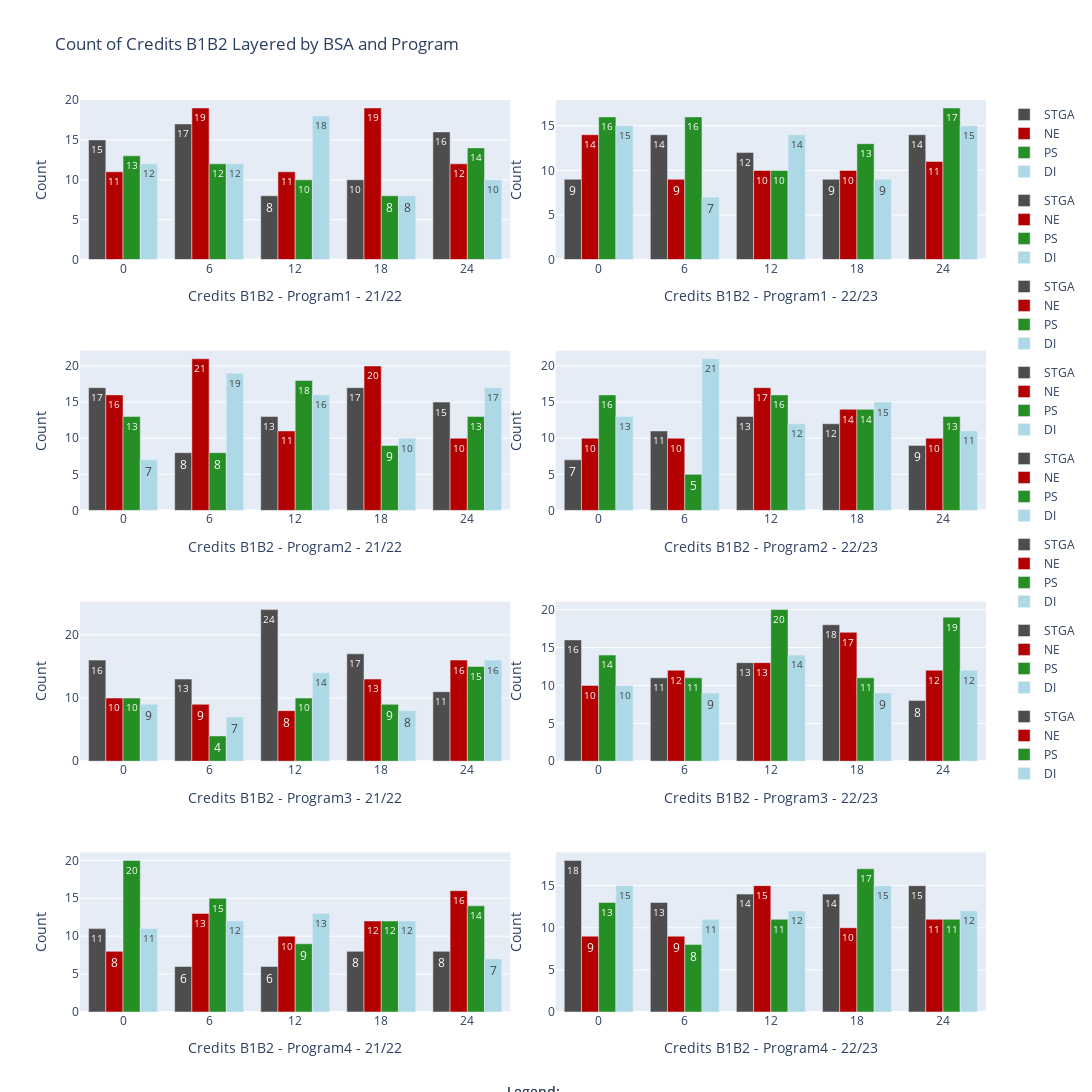

Notebook code for this chart:
### Code cell
# Group by 'Year', 'Program', 'BSA', and 'Crd-B1B2', and count the number of occurrences
df_agg = df.groupby(['Year', 'Program', 'BSA', 'Crd-B1B2']).size().reset_index(name='Count')

# Define custom order and colors for BSA categories
bsa_order = ['STGA', 'NE', 'PS', 'DI']
bsa_colors = {
    'STGA': '#4d4d4d',
    'NE': '#b30000',
    'PS': '#258e25',
    'DI': 'lightblue'
}


# Create a figure with subplots arranged in a 4x2 grid
fig = make_subplots(rows=4, cols=2, subplot_titles=[f'{program} - {year}' for program in programs for year in years], horizontal_spacing=0.05, vertical_spacing=0.1)

# Loop through each subplot
for i, program in enumerate(programs):
    for j, year in enumerate(years):
        # Filter data for the current year and program
        df_subset = df_agg[(df_agg['Year'] == year) & (df_agg['Program'] == program)]
        
        # Change the order of df_subset based on bsa_order
        df_subset['BSA'] = pd.Categorical(df_subset['BSA'], categories=bsa_order, ordered=True)
        df_subset = df_subset.sort_values(by='BSA')
        
        # Create bar plot
        for bsa in bsa_order:
            df_bsa = df_subset[df_subset['BSA'] == bsa]
            bar = go.Bar(
                x=df_bsa['Crd-B1B2'].astype(str),  # Treat Crd-B1B2 values as strings
                y=df_bsa['Count'],
                marker=dict(color=bsa_colors[bsa]),
                name=bsa,
                legendgroup=f'{program}-{year}',  # Specify the legend group
                text=df_bsa['Count'],  # Text for each bar
                textposition='auto'  # Position of the text
            )
            
            # Add bar plot to the corresponding subplot
            fig.add_trace(bar, row=i+1, col=j+1)

        # Update x-axis and y-axis labels
        fig.update_xaxes(title_text=f'Credits B1B2 - {program} - {year}', type='category', row=i+1, col=j+1)
        fig.update_yaxes(title_text='Count', row=i+1, col=j+1)


# Manually create legend annotations
legend_annotations = [
    dict(
        x=0.5,
        y=-0.1,
        xref='paper',
        yref='paper',
        text='Legend:',
        showarrow=False,
        font=dict(size=14)
    )
]

# Add legend annotations for each BSA category
for i, bsa in enumerate(bsa_order):
    legend_annotations.append(
        dict(
            x=0.5 + 0.15 * i,
            y=-0.1,
            xref='paper',
            yref='paper',
            text=f'{bsa}',
            showarrow=False,
            font=dict(size=14),
            bgcolor=bsa_colors[bsa],
            bordercolor='black',
            borderwidth=1,
            borderpad=4,
            yshift=-30
        )
    )

# Update layout
fig.update_layout(title='Count of Credits B1B2 Layered by BSA and Program', height=800, width=1200)
fig.update_layout(height=1200, width=1600, bargap=0.2)
fig.update_xaxes(categoryorder='array', categoryarray=[str(x) for x in credits_b1b2_values])
fig.update_yaxes(title_text='Count')
fig.update_layout(legend=dict(title=''), annotations=legend_annotations)  # Remove legend title
fig.show()

### Figure 1 — Plotly figure (JSON) as saved in the notebook; plotly's stock layout.template omitted (floating-point values rounded to 4 significant figures)
{"data": [{"legendgroup": "Program1-21/22", "marker": {"color": "#4d4d4d"}, "name": "STGA", "text": [16, 8, 17, 15, 10], "textposition": "auto", "type": "bar", "x": ["24", "12", "6", "0", "18"], "xaxis": "x", "y": [16, 8, 17, 15, 10], "yaxis": "y"}, {"legendgroup": "Program1-21/22", "marker": {"color": "#b30000"}, "name": "NE", "text": [19, 11, 12, 11, 19], "textposition": "auto", "type": "bar", "x": ["18", "12", "24", "0", "6"], "xaxis": "x", "y": [19, 11, 12, 11, 19], "yaxis": "y"}, {"legendgroup": "Program1-21/22", "marker": {"color": "#258e25"}, "name": "PS", "text": [13, 12, 10, 8, 14], "textposition": "auto", "type": "bar", "x": ["0", "6", "12", "18", "24"], "xaxis": "x", "y": [13, 12, 10, 8, 14], "yaxis": "y"}, {"legendgroup": "Program1-21/22", "marker": {"color": "lightblue"}, "name": "DI", "text": [10, 8, 18, 12, 12], "textposition": "auto", "type": "bar", "x": ["24", "18", "12", "6", "0"], "xaxis": "x", "y": [10, 8, 18, 12, 12], "yaxis": "y"}, {"legendgroup": "Program1-22/23", "marker": {"color": "#4d4d4d"}, "name": "STGA", "text": [14, 12, 14, 9, 9], "textposition": "auto", "type": "bar", "x": ["24", "12", "6", "0", "18"], "xaxis": "x2", "y": [14, 12, 14, 9, 9], "yaxis": "y2"}, {"legendgroup": "Program1-22/23", "marker": {"color": "#b30000"}, "name": "NE", "text": [10, 10, 11, 14, 9], "textposition": "auto", "type": "bar", "x": ["18", "12", "24", "0", "6"], "xaxis": "x2", "y": [10, 10, 11, 14, 9], "yaxis": "y2"}, {"legendgroup": "Program1-22/23", "marker": {"color": "#258e25"}, "name": "PS", "text": [16, 16, 10, 13, 17], "textposition": "auto", "type": "bar", "x": ["0", "6", "12", "18", "24"], "xaxis": "x2", "y": [16, 16, 10, 13, 17], "yaxis": "y2"}, {"legendgroup": "Program1-22/23", "marker": {"color": "lightblue"}, "name": "DI", "text": [15, 9, 14, 7, 15], "textposition": "auto", "type": "bar", "x": ["24", "18", "12", "6", "0"], "xaxis": "x2", "y": [15, 9, 14, 7, 15], "yaxis": "y2"}, {"legendgroup": "Program2-21/22", "marker": {"color": "#4d4d4d"}, "name": "STGA", "text": [15, 13, 8, 17, 17], "textposition": "auto", "type": "bar", "x": ["24", "12", "6", "0", "18"], "xaxis": "x3", "y": [15, 13, 8, 17, 17], "yaxis": "y3"}, {"legendgroup": "Program2-21/22", "marker": {"color": "#b30000"}, "name": "NE", "text": [20, 11, 10, 16, 21], "textposition": "auto", "type": "bar", "x": ["18", "12", "24", "0", "6"], "xaxis": "x3", "y": [20, 11, 10, 16, 21], "yaxis": "y3"}, {"legendgroup": "Program2-21/22", "marker": {"color": "#258e25"}, "name": "PS", "text": [13, 8, 18, 9, 13], "textposition": "auto", "type": "bar", "x": ["0", "6", "12", "18", "24"], "xaxis": "x3", "y": [13, 8, 18, 9, 13], "yaxis": "y3"}, {"legendgroup": "Program2-21/22", "marker": {"color": "lightblue"}, "name": "DI", "text": [17, 10, 16, 19, 7], "textposition": "auto", "type": "bar", "x": ["24", "18", "12", "6", "0"], "xaxis": "x3", "y": [17, 10, 16, 19, 7], "yaxis": "y3"}, {"legendgroup": "Program2-22/23", "marker": {"color": "#4d4d4d"}, "name": "STGA", "text": [9, 13, 11, 7, 12], "textposition": "auto", "type": "bar", "x": ["24", "12", "6", "0", "18"], "xaxis": "x4", "y": [9, 13, 11, 7, 12], "yaxis": "y4"}, {"legendgroup": "Program2-22/23", "marker": {"color": "#b30000"}, "name": "NE", "text": [14, 17, 10, 10, 10], "textposition": "auto", "type": "bar", "x": ["18", "12", "24", "0", "6"], "xaxis": "x4", "y": [14, 17, 10, 10, 10], "yaxis": "y4"}, {"legendgroup": "Program2-22/23", "marker": {"color": "#258e25"}, "name": "PS", "text": [16, 5, 16, 14, 13], "textposition": "auto", "type": "bar", "x": ["0", "6", "12", "18", "24"], "xaxis": "x4", "y": [16, 5, 16, 14, 13], "yaxis": "y4"}, {"legendgroup": "Program2-22/23", "marker": {"color": "lightblue"}, "name": "DI", "text": [11, 15, 12, 21, 13], "textposition": "auto", "type": "bar", "x": ["24", "18", "12", "6", "0"], "xaxis": "x4", "y": [11, 15, 12, 21, 13], "yaxis": "y4"}, {"legendgroup": "Program3-21/22", "marker": {"color": "#4d4d4d"}, "name": "STGA", "text": [11, 24, 13, 16, 17], "textposition": "auto", "type": "bar", "x": ["24", "12", "6", "0", "18"], "xaxis": "x5", "y": [11, 24, 13, 16, 17], "yaxis": "y5"}, {"legendgroup": "Program3-21/22", "marker": {"color": "#b30000"}, "name": "NE", "text": [13, 8, 16, 10, 9], "textposition": "auto", "type": "bar", "x": ["18", "12", "24", "0", "6"], "xaxis": "x5", "y": [13, 8, 16, 10, 9], "yaxis": "y5"}, {"legendgroup": "Program3-21/22", "marker": {"color": "#258e25"}, "name": "PS", "text": [10, 4, 10, 9, 15], "textposition": "auto", "type": "bar", "x": ["0", "6", "12", "18", "24"], "xaxis": "x5", "y": [10, 4, 10, 9, 15], "yaxis": "y5"}, {"legendgroup": "Program3-21/22", "marker": {"color": "lightblue"}, "name": "DI", "text": [16, 8, 14, 7, 9], "textposition": "auto", "type": "bar", "x": ["24", "18", "12", "6", "0"], "xaxis": "x5", "y": [16, 8, 14, 7, 9], "yaxis": "y5"}, {"legendgroup": "Program3-22/23", "marker": {"color": "#4d4d4d"}, "name": "STGA", "text": [8, 13, 11, 16, 18], "textposition": "auto", "type": "bar", "x": ["24", "12", "6", "0", "18"], "xaxis": "x6", "y": [8, 13, 11, 16, 18], "yaxis": "y6"}, {"legendgroup": "Program3-22/23", "marker": {"color": "#b30000"}, "name": "NE", "text": [17, 13, 12, 10, 12], "textposition": "auto", "type": "bar", "x": ["18", "12", "24", "0", "6"], "xaxis": "x6", "y": [17, 13, 12, 10, 12], "yaxis": "y6"}, {"legendgroup": "Program3-22/23", "marker": {"color": "#258e25"}, "name": "PS", "text": [14, 11, 20, 11, 19], "textposition": "auto", "type": "bar", "x": ["0", "6", "12", "18", "24"], "xaxis": "x6", "y": [14, 11, 20, 11, 19], "yaxis": "y6"}, {"legendgroup": "Program3-22/23", "marker": {"color": "lightblue"}, "name": "DI", "text": [12, 9, 14, 9, 10], "textposition": "auto", "type": "bar", "x": ["24", "18", "12", "6", "0"], "xaxis": "x6", "y": [12, 9, 14, 9, 10], "yaxis": "y6"}, {"legendgroup": "Program4-21/22", "marker": {"color": "#4d4d4d"}, "name": "STGA", "text": [8, 6, 6, 11, 8], "textposition": "auto", "type": "bar", "x": ["24", "12", "6", "0", "18"], "xaxis": "x7", "y": [8, 6, 6, 11, 8], "yaxis": "y7"}, {"legendgroup": "Program4-21/22", "marker": {"color": "#b30000"}, "name": "NE", "text": [12, 10, 16, 8, 13], "textposition": "auto", "type": "bar", "x": ["18", "12", "24", "0", "6"], "xaxis": "x7", "y": [12, 10, 16, 8, 13], "yaxis": "y7"}, {"legendgroup": "Program4-21/22", "marker": {"color": "#258e25"}, "name": "PS", "text": [20, 15, 9, 12, 14], "textposition": "auto", "type": "bar", "x": ["0", "6", "12", "18", "24"], "xaxis": "x7", "y": [20, 15, 9, 12, 14], "yaxis": "y7"}, {"legendgroup": "Program4-21/22", "marker": {"color": "lightblue"}, "name": "DI", "text": [7, 12, 13, 12, 11], "textposition": "auto", "type": "bar", "x": ["24", "18", "12", "6", "0"], "xaxis": "x7", "y": [7, 12, 13, 12, 11], "yaxis": "y7"}, {"legendgroup": "Program4-22/23", "marker": {"color": "#4d4d4d"}, "name": "STGA", "text": [15, 14, 13, 18, 14], "textposition": "auto", "type": "bar", "x": ["24", "12", "6", "0", "18"], "xaxis": "x8", "y": [15, 14, 13, 18, 14], "yaxis": "y8"}, {"legendgroup": "Program4-22/23", "marker": {"color": "#b30000"}, "name": "NE", "text": [10, 15, 11, 9, 9], "textposition": "auto", "type": "bar", "x": ["18", "12", "24", "0", "6"], "xaxis": "x8", "y": [10, 15, 11, 9, 9], "yaxis": "y8"}, {"legendgroup": "Program4-22/23", "marker": {"color": "#258e25"}, "name": "PS", "text": [13, 8, 11, 17, 11], "textposition": "auto", "type": "bar", "x": ["0", "6", "12", "18", "24"], "xaxis": "x8", "y": [13, 8, 11, 17, 11], "yaxis": "y8"}, {"legendgroup": "Program4-22/23", "marker": {"color": "lightblue"}, "name": "DI", "text": [12, 15, 12, 11, 15], "textposition": "auto", "type": "bar", "x": ["24", "18", "12", "6", "0"], "xaxis": "x8", "y": [12, 15, 12, 11, 15], "yaxis": "y8"}], "layout": {"annotations": [{"font": {"size": 14}, "showarrow": false, "text": "Legend:", "x": 0.5, "xanchor": "center", "xref": "paper", "y": -0.1, "yanchor": "bottom", "yref": "paper"}, {"bgcolor": "#4d4d4d", "bordercolor": "black", "borderpad": 4, "borderwidth": 1, "font": {"size": 14}, "showarrow": false, "text": "STGA", "x": 0.5, "xanchor": "center", "xref": "paper", "y": -0.1, "yanchor": "bottom", "yref": "paper", "yshift": -30}, {"bgcolor": "#b30000", "bordercolor": "black", "borderpad": 4, "borderwidth": 1, "font": {"size": 14}, "showarrow": false, "text": "NE", "x": 0.65, "xanchor": "center", "xref": "paper", "y": -0.1, "yanchor": "bottom", "yref": "paper", "yshift": -30}, {"bgcolor": "#258e25", "bordercolor": "black", "borderpad": 4, "borderwidth": 1, "font": {"size": 14}, "showarrow": false, "text": "PS", "x": 0.8, "xanchor": "center", "xref": "paper", "y": -0.1, "yanchor": "bottom", "yref": "paper", "yshift": -30}, {"bgcolor": "lightblue", "bordercolor": "black", "borderpad": 4, "borderwidth": 1, "font": {"size": 14}, "showarrow": false, "text": "DI", "x": 0.95, "xanchor": "center", "xref": "paper", "y": -0.1, "yanchor": "bottom", "yref": "paper", "yshift": -30}, {"font": {"size": 14}, "showarrow": false, "text": "Legend:", "x": 0.5, "xanchor": "center", "xref": "paper", "y": -0.1, "yanchor": "bottom", "yref": "paper"}, {"bgcolor": "#4d4d4d", "bordercolor": "black", "borderpad": 4, "borderwidth": 1, "font": {"size": 14}, "showarrow": false, "text": "STGA", "x": 0.5, "xanchor": "center", "xref": "paper", "y": -0.1, "yanchor": "bottom", "yref": "paper", "yshift": -30}, {"bgcolor": "#b30000", "bordercolor": "black", "borderpad": 4, "borderwidth": 1, "font": {"size": 14}, "showarrow": false, "text": "NE", "x": 0.65, "xanchor": "center", "xref": "paper", "y": -0.1, "yanchor": "bottom", "yref": "paper", "yshift": -30}], "bargap": 0.2, "height": 1200, "legend": {"title": {"text": ""}}, "title": {"text": "Count of Credits B1B2 Layered by BSA and Program"}, "width": 1600, "xaxis": {"anchor": "y", "categoryarray": ["0", "6", "12", "18", "24"], "categoryorder": "array", "domain": [0, 0.475], "title": {"text": "Credits B1B2 - Program1 - 21/22"}, "type": "category"}, "xaxis2": {"anchor": "y2", "categoryarray": ["0", "6", "12", "18", "24"], "categoryorder": "array", "domain": [0.525, 1], "title": {"text": "Credits B1B2 - Program1 - 22/23"}, "type": "category"}, "xaxis3": {"anchor": "y3", "categoryarray": ["0", "6", "12", "18", "24"], "categoryorder": "array", "domain": [0, 0.475], "title": {"text": "Credits B1B2 - Program2 - 21/22"}, "type": "category"}, "xaxis4": {"anchor": "y4", "categoryarray": ["0", "6", "12", "18", "24"], "categoryorder": "array", "domain": [0.525, 1], "title": {"text": "Credits B1B2 - Program2 - 22/23"}, "type": "category"}, "xaxis5": {"anchor": "y5", "categoryarray": ["0", "6", "12", "18", "24"], "categoryorder": "array", "domain": [0, 0.475], "title": {"text": "Credits B1B2 - Program3 - 21/22"}, "type": "category"}, "xaxis6": {"anchor": "y6", "categoryarray": ["0", "6", "12", "18", "24"], "categoryorder": "array", "domain": [0.525, 1], "title": {"text": "Credits B1B2 - Program3 - 22/23"}, "type": "category"}, "xaxis7": {"anchor": "y7", "categoryarray": ["0", "6", "12", "18", "24"], "categoryorder": "array", "domain": [0, 0.475], "title": {"text": "Credits B1B2 - Program4 - 21/22"}, "type": "category"}, "xaxis8": {"anchor": "y8", "categoryarray": ["0", "6", "12", "18", "24"], "categoryorder": "array", "domain": [0.525, 1], "title": {"text": "Credits B1B2 - Program4 - 22/23"}, "type": "category"}, "yaxis": {"anchor": "x", "domain": [0.825, 1], "title": {"text": "Count"}}, "yaxis2": {"anchor": "x2", "domain": [0.825, 1], "title": {"text": "Count"}}, "yaxis3": {"anchor": "x3", "domain": [0.55, 0.725], "title": {"text": "Count"}}, "yaxis4": {"anchor": "x4", "domain": [0.55, 0.725], "title": {"text": "Count"}}, "yaxis5": {"anchor": "x5", "domain": [0.275, 0.45], "title": {"text": "Count"}}, "yaxis6": {"anchor": "x6", "domain": [0.275, 0.45], "title": {"text": "Count"}}, "yaxis7": {"anchor": "x7", "domain": [0, 0.175], "title": {"text": "Count"}}, "yaxis8": {"anchor": "x8", "domain": [0, 0.175], "title": {"text": "Count"}}}}
